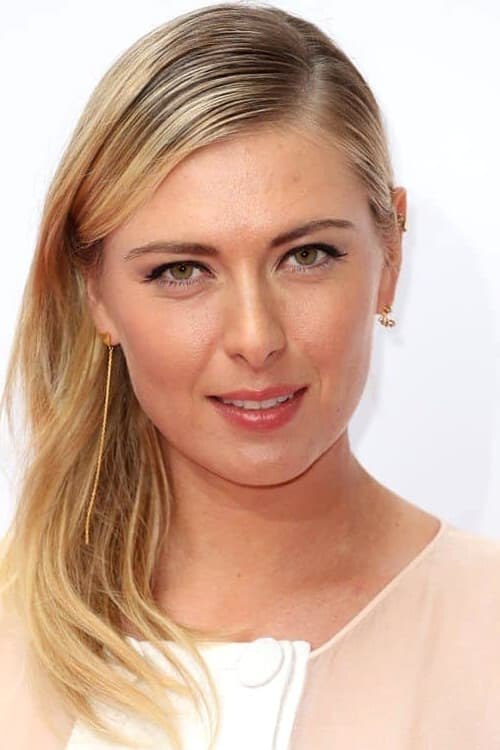
#> input picture proj_final/image classification/test images/maria_1.jpg, 500 x 750 px
$ jupyter execute --allow-errors project.ipynb   (shell and % lines are left out)
#> lines starting #> are read from the running program, lines starting #| are printed output that depends on the picture; after the words box and inside, x2 and y2 are one past the last pixel; in counts of white or black regions, pixels touching at a corner belong together
[cell 1]
import numpy as np
import pandas as pd
import matplotlib.pyplot as plt
import cv2

[cell 2]
img = cv2.imread('./test images/maria_1.jpg') # for reading the image from the directory
#> img is the input picture: shape (750, 500, 3); mean B, G, R 154.6, 173.9, 208.3
img.shape # first 2 are x and y and third coordinate is rgb
#> Out = (750, 500, 3)

[cell 3]
img

[cell 4]
plt.imshow(img) # for viewing the image which we have read from the directory

[cell 5]
gray = cv2.cvtColor(img, cv2.COLOR_BGR2GRAY) # this converts the color image to gray
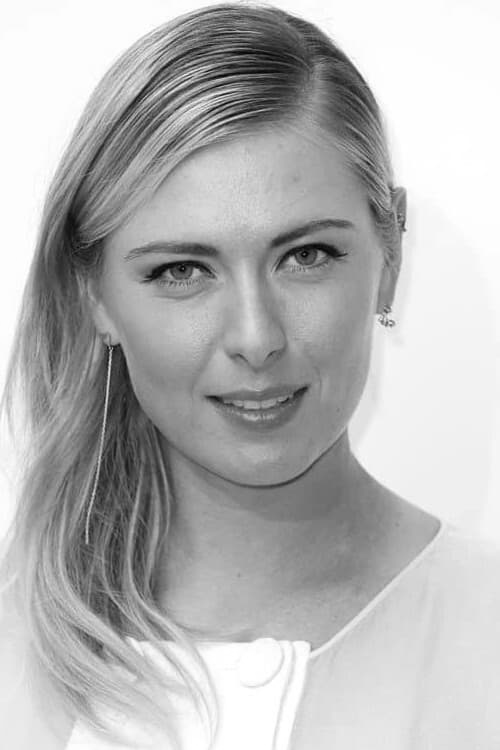
#> gray: shape (750, 500); min 3, max 255, mean 182
gray.shape # as you can see there is no third coordinate which represented the rgb value
#> Out = (750, 500)

[cell 6]
gray

[cell 7]
plt.imshow(gray, cmap = 'gray')

[cell 8]
face_cascade = cv2.CascadeClassifier('./opencv/haarcascades/haarcascade_frontalface_default.xml') # used for face detection
eye_cascade = cv2.CascadeClassifier('./opencv/haarcascades/haarcascade_eye.xml') # used for eye detection

faces = face_cascade.detectMultiScale(gray, 1.3, 5) # this will give us an 2 d array in which a single array will consist of four element x & y coordinate and width & height values of that image
#> faces = [[79, 135, 338, 338]]
faces
#> Out = [[79, 135, 338, 338]]

[cell 9]
(x,y,w,h) = faces[0] # we are storing the x & y coordinates and width & height of the face
#> x = 79; y = 135; w = 338; h = 338
x,y,w,h
#> Out = (79, 135, 338, 338)

[cell 10]
face_img = cv2.rectangle(img, (x, y), (x+w, y+h), (255, 0, 0), 2) #1st param is the image itself, 2nd param is the coordinates from where wanna start drawing, third param is how much wide and long we wanna draw our lines from the x and y coordinates, 4th param is the rgb value, 5th param is unknown
plt.imshow(face_img)

[cell 11]
cv2.destroyAllWindows()
for (x,y,w,h) in faces:
    face_img = cv2.rectangle(img, (x,y), (x+w, y+h), (255, 0, 0), 2)
    roi_gray = gray[y:y+h, x:x+w]
    roi_color = face_img[y:y+h, x:x+w]
    eyes = eye_cascade.detectMultiScale(roi_gray, 1.3, 4)
    for (ex, ey, ew, eh) in eyes:
        cv2.rectangle(roi_color, (ex, ey), (ex+ew, ey+eh), (0, 255, 0), 2)
#> this loop made 1 pass
#> (x, y, w, h, eyes) on pass 1: (79, 135, 338, 338, [[185, 89, 69, 69], [61, 101, 72, 72]])
#> pass 1, `roi_gray = gray[y:y+h, x:x+w]`:
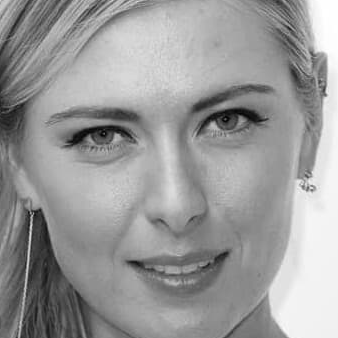
#> roi_gray: shape (338, 338); min 3, max 255, mean 154.2
#> pass 1, `roi_color = face_img[y:y+h, x:x+w]`:
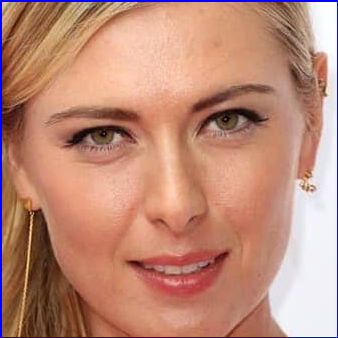
#> roi_color: shape (338, 338, 3); mean B, G, R 120.7, 138.7, 190.2
#> after the loop:
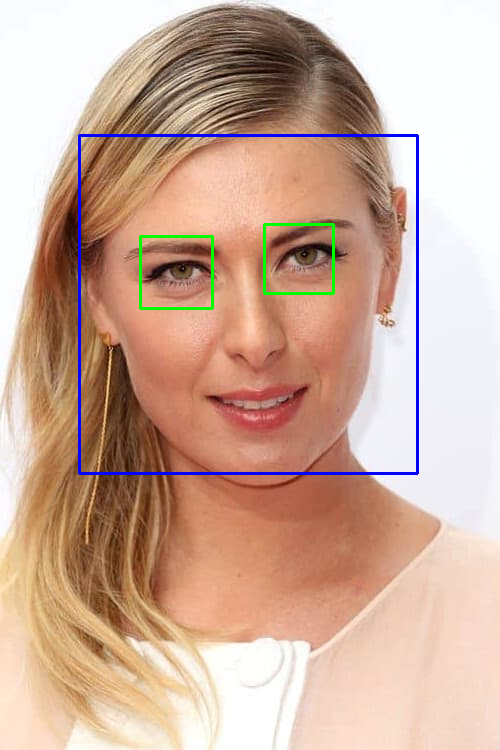
#> img: shape (750, 500, 3); mean B, G, R 155.4, 172.8, 205.4
#> after the loop:
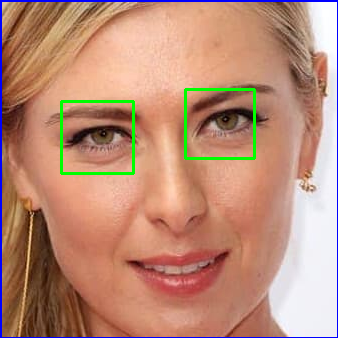
#> roi_color: shape (338, 338, 3); 1.47% of pixels changed, all inside (x1, y1, x2, y2) = (60, 88, 256, 175)

plt.figure()
plt.imshow(face_img, cmap = 'gray')
plt.show()

[cell 12]
plt.imshow(roi_color, cmap='gray')

[cell 13]
def get_cropped_images_if_2_eyes(image_path):
    img = cv2.imread(image_path)
    gray = cv2.cvtColor(img, cv2.COLOR_BGR2GRAY)
    faces = face_cascade.detectMultiScale(gray, 1.3, 5)
    for x,y,w,h in faces:
        roi_color = img[y:y+h, x:x+w]
        roi_gray = gray[y:y+h, x:x+w]
        eyes = eye_cascade.detectMultiScale(roi_gray, 1.2, 3)
        if len(eyes)>=2:
            return roi_color

#> (a cell that did not finish here is left out)

[cell 15]
path_to_data = "./dataset/"
path_to_cr_data = "./dataset/cropped/"

[cell 16]
import os
img_dirs = [] # for storing the path of all image directories of sportpersons
for entry in os.scandir(path_to_data): # scandir scans all the sub-directories and files inside the particular directory
    if entry.is_dir(): # and if the the scanned file is a directory then we append its path below
        img_dirs.append(entry.path)

[cell 17]
img_dirs

[cell 18]
import shutil
if os.path.exists(path_to_cr_data): # if the path exists we delete it below as sometimes we wanna remove old pics
    shutil.rmtree(path_to_cr_data) # deletingg the path
os.mkdir(path_to_cr_data) # again creating that fresh path

## cropping the images we collected and storing them in the cropped folder

[cell 19]
cropped_image_dirs = [] # for storing cropped folders names
celebrity_file_names_dict = {} # names of each celebrity files
#> (the rest of this cell did not finish here and is left out)

## wavelet tranforming image so we can we get more information out

[cell 20]
import pywt

def w2d(img, mode='haar', level=1):
    imArray = img
    #Datatype conversions
    #convert to grayscale
    imArray = cv2.cvtColor( imArray,cv2.COLOR_RGB2GRAY )
    #convert to float
    imArray =  np.float32(imArray)
    imArray /= 255;
    # compute coefficients
    coeffs=pywt.wavedec2(imArray, mode, level=level)

    #Process Coefficients
    coeffs_H=list(coeffs)
    coeffs_H[0] *= 0;

    # reconstruction
    imArray_H=pywt.waverec2(coeffs_H, mode);
    imArray_H *= 255;
    imArray_H =  np.uint8(imArray_H)

    return imArray_H

[cell 21]
img = cv2.imread('./dataset/cropped/maria_sharapova/maria_sharapova_22.png')
#> (the rest of this cell did not finish here and is left out)

[cell 22]
celebrity_file_names_dict

[cell 23]
import os
cr_img_dirs = []
for entry in os.scandir(path_to_cr_data):
    if entry.is_dir():
        cr_img_dirs.append(entry.path)

[cell 24]
cr_img_dirs

[cell 25]
celeb_files_dict = {} # as we cleaned the cropped image folder so some image names are extra in old dictionary so we are creating a fresh new dictionary
#> (the rest of this cell did not finish here and is left out)

[cell 26]
celeb_files_dict

[cell 27]
class_dict = {} # giving each celebrity a number(key)
count = 0;
for celeb_names in celeb_files_dict.keys():
    class_dict[celeb_names] = count
    count+=1
class_dict

$ run again, with proj_final/image classification/test images/sports-16.jpeg copied over proj_final/image classification/test images/maria_1.jpg
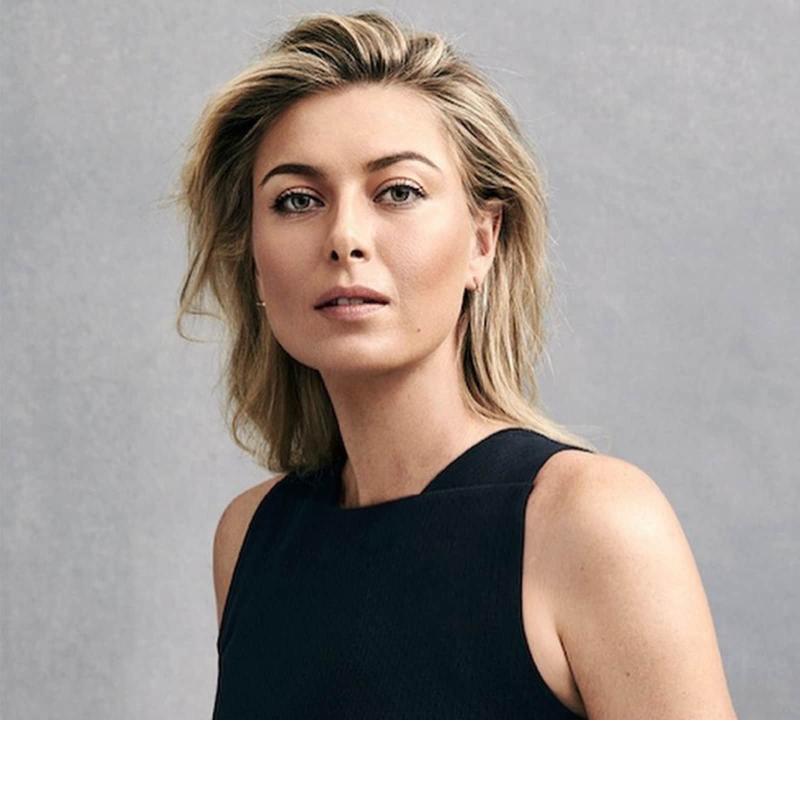
#> input picture proj_final/image classification/test images/sports-16.jpeg, 1600 x 1600 px (shown at 1/2 size)
#> img is the input picture: shape (1600, 1600, 3); mean B, G, R 151.7, 156.5, 165.2
#> faces = [[428, 179, 554, 554]]
#> `(x,y,w,h) = faces[0]`: x = 428; y = 179; w = 554
#> `x,y,w,h`: Out = (428, 179, 554, 554)
#> the loop `for (x,y,w,h) in faces:` made 1 pass
#> after the loop `for (x,y,w,h) in faces:`:
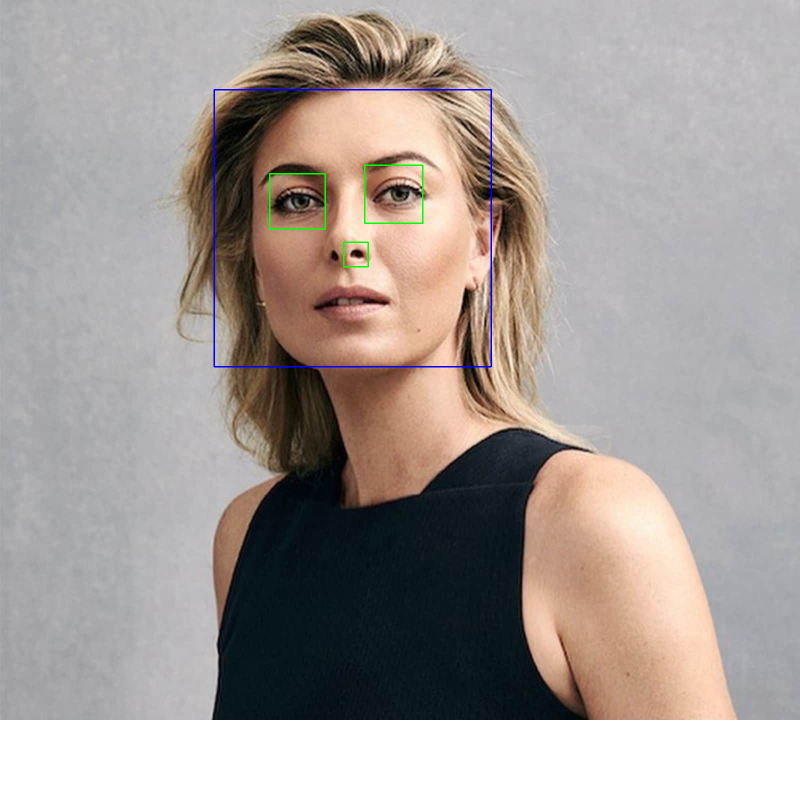
#> img: shape (1600, 1600, 3) (shown at 1/2 size); mean B, G, R 152, 156.3, 164.5
#> after the loop `for (x,y,w,h) in faces:`:
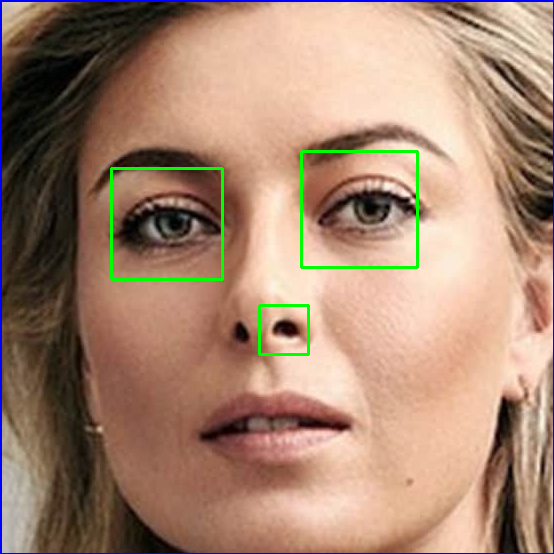
#> roi_color: shape (554, 554, 3); mean B, G, R 113.6, 134.1, 166
